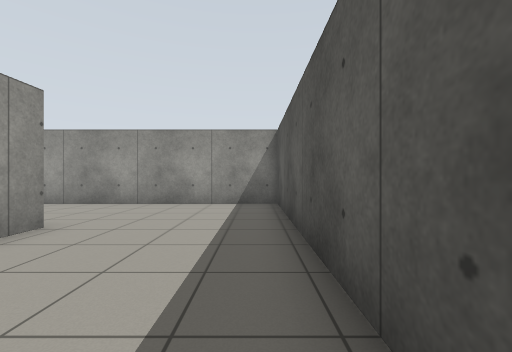
[1] (above)

12 first-person views from a walk through a robot-simulator world made for Gazebo. The camera is 0.94 m above the floor, looks level and sees 90° across. The floor is counted in squares, 1 m on a side. Each view is taken from the middle of a square. On the plan, view 1 faces up. The plan holds only what a view shows up to about 10 squares ahead; the rest is blank.

[2]
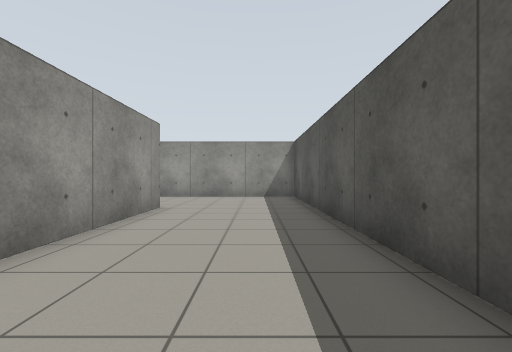

[3]
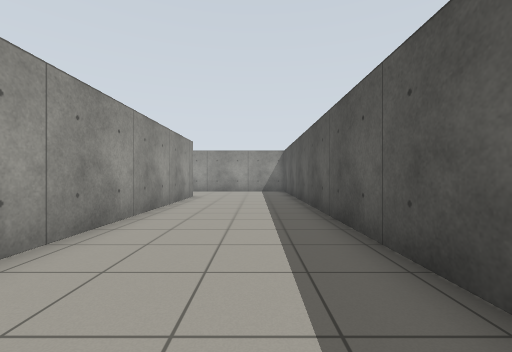

[4]
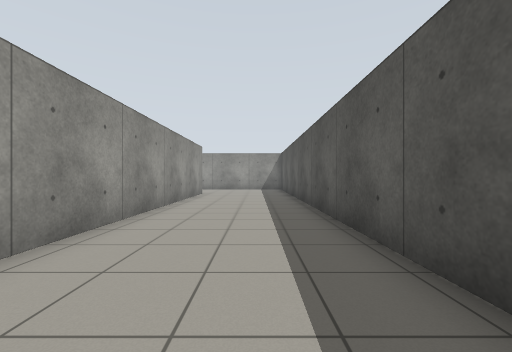

[5]
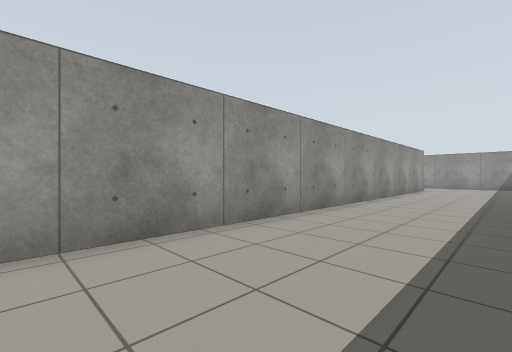

[6]
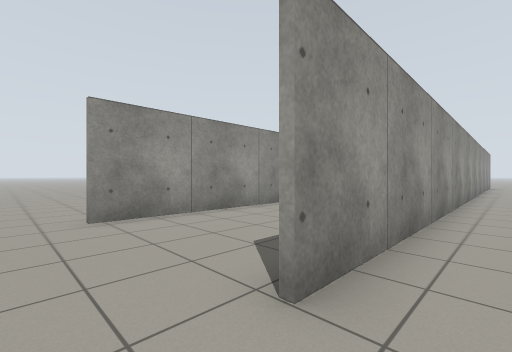

[7]
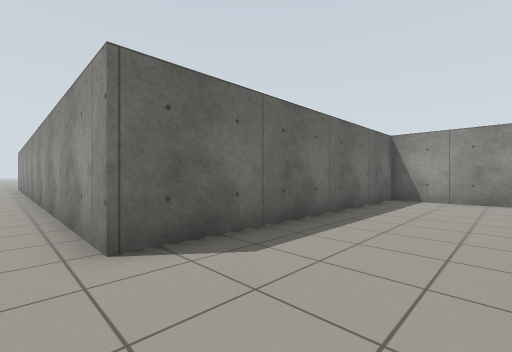

[8]
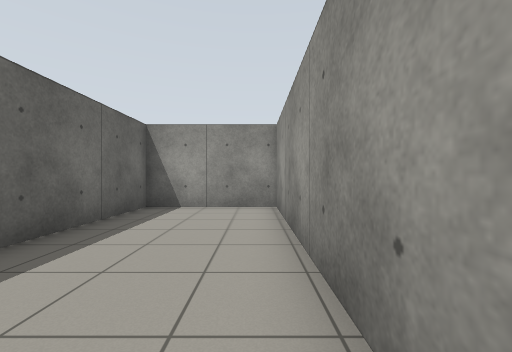

[9]
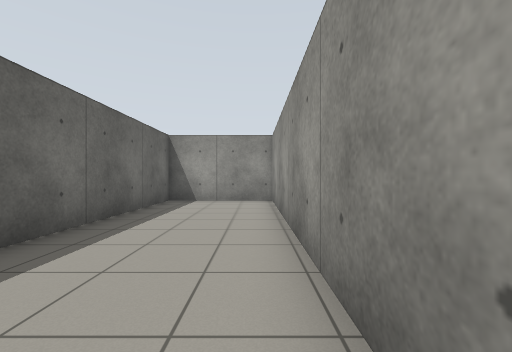

[10]
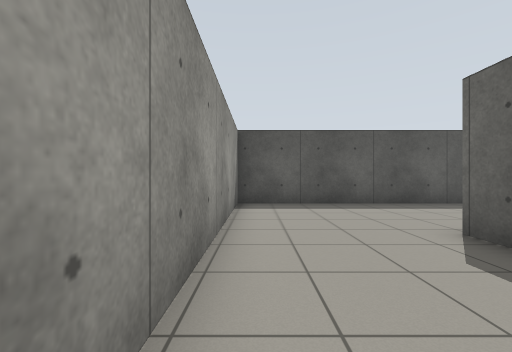

[11]
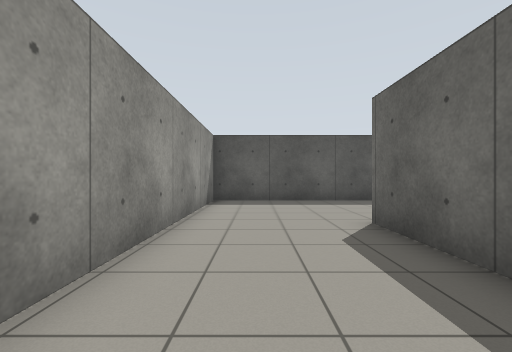

[12]
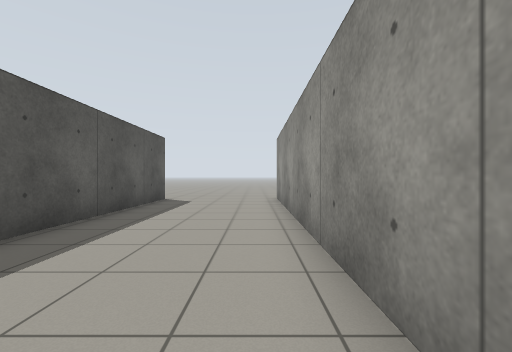

### Floor plan
Points are (right, up) in squares from view 1. A wall is a line through its corners. A room is listed if a view was taken in it or the views show most of it. See-through windows are left out.
Room 1 (views 1, 2, 3, 4, 5, 7, 8, 9, 10, 11, 12)
walls: (0.7, -15) (0.7, 8.6) (-13.7, 8.6) (-13.7, 4.7) (-3.9, 4.7) (-3.9, -15.9)
ways out: opening at (1, -16.5) to room 2; opening at (-4, -16.5)
Room 2 (view 6)
walls: (0.9, -4) (0.9, -15.5)
ways out: opening at (1, -16.5) to room 1

Where each view was taken, in squares from view 1:
view 1: 0 up, 0 right, facing up
view 2: 3 down, 1 left, facing up
view 3: 7 down, 1 left, facing up
view 4: 9 down, 1 left, facing up
view 5: 14 down, 0 right, facing up-left
view 6: 17 down, 2 right, facing up-left
view 7: 8 up, 3 left, facing down-left
view 8: 8 up, 6 left, facing left
view 9: 8 up, 4 left, facing left
view 10: 8 up, 8 left, facing right
view 11: 7 up, 9 left, facing right
view 12: 5 down, 3 left, facing down
